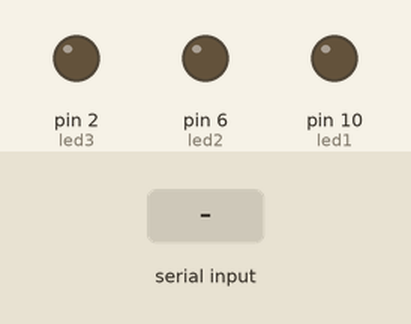
Simulated run of this sketch. Board: Arduino Uno, built with avr-gcc and run on an emulated ATmega328P. Parts: output pins drawn as LEDs (lit = HIGH). The inputs (shaded band) are chosen by the test bench. What the sketch prints to the serial monitor is not drawn.

Above: at 1.2 s.
1.3 s: "90,45\n" received over Serial
At 3.5 s:
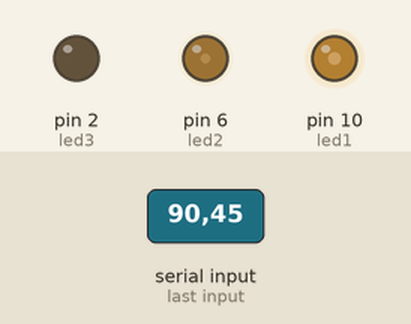
3.8 s: "30,150\n" received over Serial
At 5.6 s:
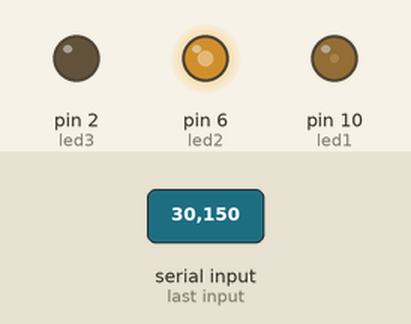
6.3 s: "90\n" received over Serial
At 8.5 s:
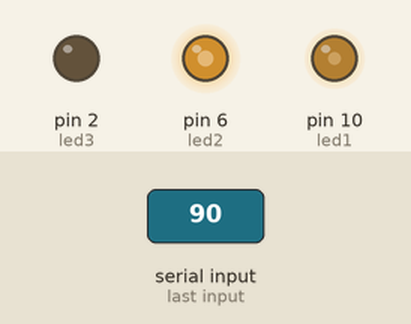
8.8 s: "200\n" received over Serial
At 10.5 s:
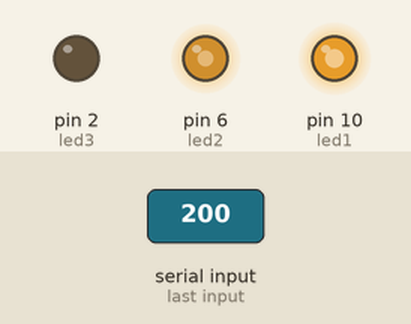
Timing chart, 0 to 12.0 s (numbered marks = the images above; inputs shaded):
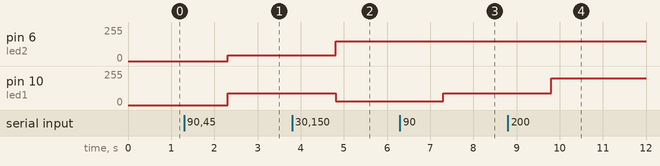

Measured:
- after the input at 1.3 s, pin 6 (led2): 0/255 → 45/255 after 1.0 s; pin 10 (led1): 0/255 → 90/255 after 1.0 s
- after the input at 3.8 s, pin 6 (led2): 45/255 → 150/255 after 1.0 s; pin 10 (led1): 90/255 → 30/255 after 1.0 s
- after the input at 6.3 s, pin 10 (led1): 30/255 → 90/255 after 1.0 s
- after the input at 8.8 s, pin 10 (led1): 90/255 → 200/255 after 1.0 s

The sketch:

setColor.ino
```cpp
const int led1 = 10; //b
const int led2 = 6; //r
const int led3 = 2; //g

String dataFromClient = "0,0,0,0";
int g = 1;

void setup() {
  pinMode(led1, OUTPUT);
  pinMode(led2, OUTPUT);
  pinMode(led3, OUTPUT);

  Serial.begin(9600);

  Serial.println("Type RBG color like this: <blue>,<red>,<green> . Example 244,244,244 .");
}

void loop() {

  if (Serial.available() > 0) {
    dataFromClient = Serial.readString() + ",0";
    g = 1;
  }

  while(dataFromClient.indexOf(",")!=-1){
    // Serial.println(dataFromClient.substring(0,dataFromClient.indexOf(",")).toInt());

    int led = 0;
    switch (g) {
      case 1:
        led = led1;
        break;
      case 2:
        led = led2;
        break;
      case 3:
        led = led3;
        break;
      default:
        led = 0;
        break;
    }

    analogWrite(led, dataFromClient.substring(0,dataFromClient.indexOf(",")).toInt());


    dataFromClient = dataFromClient.substring(dataFromClient.indexOf(",")+1);
    g++;
  }
}
```
